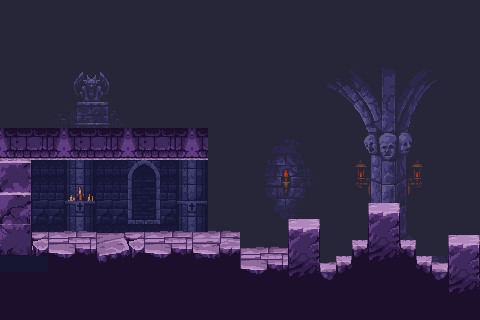

This is a level from a 2D game, rendered from its Tiled map with the project's own tilesets. A one-line summary and the complete map file follow:
An orthogonal 30x20 tile map with 16x16 px tiles, 2 tile layers (Background, Platform), 2 tilesets.

<map version="1.10" tiledversion="1.12.2-2-geb83ddb9" orientation="orthogonal" renderorder="right-down" width="30" height="20" tilewidth="16" tileheight="16" infinite="0" nextlayerid="6" nextobjectid="1">
 <tileset firstgid="1" source="tileset.tsx" />
 <tileset firstgid="295" source="backgrounds.tsx" />
 <layer id="3" name="Background" width="30" height="20">
  <data encoding="csv">
324,324,324,402,403,404,405,406,324,324,324,324,324,324,324,324,325,326,327,328,302,295,296,297,298,299,300,301,302,303,
363,363,363,441,442,443,444,445,363,363,363,363,363,363,363,324,324,324,324,324,325,326,327,328,328,328,328,328,303,304,
402,402,402,480,481,482,483,484,402,402,402,402,402,402,324,325,326,327,328,328,328,328,328,328,367,367,367,367,302,303,
441,441,441,519,520,521,522,523,441,441,441,441,441,441,324,325,326,327,328,367,367,367,367,367,324,325,326,327,328,328,
480,480,480,558,559,560,561,562,480,480,480,480,480,480,324,325,330,331,332,333,306,307,308,309,310,311,312,313,328,367,
519,519,519,597,598,599,600,601,519,519,519,519,519,324,325,326,369,370,371,372,345,346,347,348,349,350,351,352,367,406,
480,481,482,636,637,638,639,640,441,442,443,444,445,324,325,326,408,409,410,411,384,385,386,387,388,389,390,391,406,445,
519,520,521,675,676,677,678,679,480,481,482,483,484,324,325,326,447,448,449,450,423,424,425,426,427,428,429,430,445,484,
744,745,746,714,715,716,717,718,519,520,521,522,523,324,324,325,486,487,488,489,462,463,464,465,466,467,468,469,484,523,
0,0,0,753,754,755,756,757,0,0,0,0,0,363,324,325,525,526,527,528,501,502,503,504,505,506,507,508,523,523,
0,0,32,32,34,35,32,32,40,41,32,58,59,402,324,324,564,565,566,567,540,541,542,543,544,545,546,547,522,523,
0,0,32,32,55,56,32,32,61,62,32,58,59,441,363,363,603,604,605,606,579,580,581,582,583,584,585,586,522,523,
0,0,53,53,76,77,53,53,82,83,53,79,80,480,402,402,642,643,644,645,618,619,620,621,622,623,624,625,522,523,
0,0,74,74,97,98,74,74,103,104,74,100,101,519,441,441,681,682,683,684,657,658,659,660,661,662,663,664,521,522,
0,0,32,32,34,35,32,32,32,32,32,58,59,724,480,480,720,721,722,723,696,697,698,699,700,701,702,703,521,522,
0,0,0,0,0,0,0,0,0,0,0,0,0,0,519,519,759,760,761,762,735,736,737,738,739,740,741,742,521,522,
0,0,0,0,0,0,0,0,0,0,0,0,0,0,0,0,0,0,0,295,296,297,298,735,736,737,738,739,740,741,
0,0,0,0,0,0,0,0,0,0,0,0,0,0,0,0,0,0,0,0,0,0,0,0,0,0,0,0,0,0,
0,0,0,0,0,0,0,0,0,0,0,0,0,0,0,0,0,0,0,0,0,0,0,0,0,0,0,0,0,0,
0,0,0,0,0,0,0,0,0,0,0,0,0,0,0,0,0,0,0,0,0,0,0,0,0,0,0,0,0,0
</data>
 </layer>
 <layer id="1" name="Platform" width="30" height="20" locked="1">
  <data encoding="csv">
626,626,626,626,626,626,626,626,626,626,626,626,626,0,626,0,0,0,0,0,0,0,0,0,0,0,0,0,0,0,
626,626,626,626,626,626,626,626,626,626,626,626,626,626,626,626,0,0,0,0,0,0,0,0,0,0,0,0,0,0,
626,626,626,626,626,626,626,626,626,626,626,626,626,626,626,626,0,0,0,0,0,0,0,0,0,0,0,0,0,0,
626,626,626,626,626,626,626,626,626,626,626,626,626,626,626,626,626,626,0,0,0,0,0,0,0,0,0,0,0,0,
626,626,626,626,626,626,626,626,626,626,626,626,626,626,0,0,0,0,0,0,0,0,0,0,0,0,0,0,0,0,
626,626,626,626,626,626,626,626,626,626,626,626,626,626,626,0,0,0,0,0,0,0,0,0,0,0,0,0,0,0,
626,626,626,626,626,626,626,626,626,626,626,626,626,0,0,0,0,0,0,0,0,0,0,0,0,0,0,0,0,0,
626,626,626,626,626,626,626,626,626,626,626,626,626,0,0,0,0,0,0,0,0,0,0,0,0,0,0,0,0,0,
44,46,47,49,44,46,47,49,44,46,47,49,44,0,0,0,0,0,0,0,0,0,0,0,0,0,0,0,0,0,
65,67,68,70,65,67,68,70,65,67,68,70,65,0,0,0,0,0,0,0,0,0,0,0,0,0,0,0,0,0,
149,150,137,137,137,137,137,137,137,137,137,137,137,0,0,0,0,0,0,0,0,0,0,0,0,0,0,0,0,0,
170,171,137,137,137,137,137,137,137,137,137,137,137,121,229,229,0,0,0,0,0,0,0,0,0,0,0,0,0,0,
152,153,137,137,137,137,137,137,137,137,137,137,137,229,229,0,0,0,0,0,0,0,0,92,93,0,0,0,0,0,
173,174,137,137,137,137,137,137,137,137,137,137,137,229,229,0,0,0,92,93,0,0,0,113,114,0,0,0,0,0,
145,146,213,215,216,217,211,212,213,215,216,217,219,220,221,0,0,0,113,114,0,0,0,134,135,0,0,0,92,93,
166,167,234,236,237,238,232,233,234,236,237,238,240,241,242,215,216,217,134,135,0,0,224,155,156,226,0,0,113,114,
30,30,30,257,258,259,253,254,255,257,258,259,261,262,263,236,237,238,155,156,223,224,245,176,177,247,226,227,134,135,
107,107,107,107,107,107,107,107,107,107,107,107,107,107,107,257,258,259,176,177,244,245,107,107,107,107,247,248,155,156,
107,107,107,107,107,107,107,107,107,107,107,107,107,107,107,107,107,107,107,107,107,107,107,107,107,107,107,107,176,177,
107,107,107,107,107,107,107,107,107,107,107,107,107,107,107,107,107,107,107,107,107,107,107,107,107,107,107,107,107,107
</data>
 </layer>
</map>
